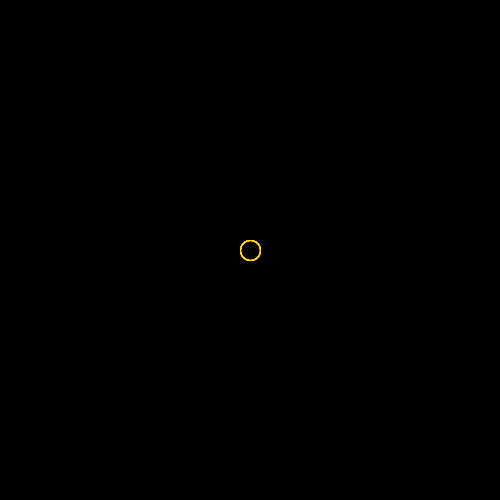
Frame 1 (no input)
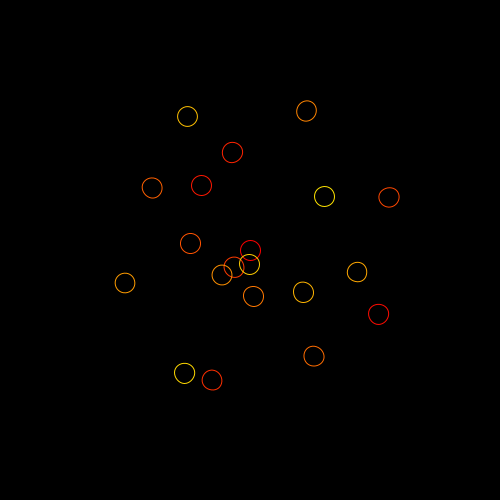
Frame 60 (the mouse pressed at the canvas centre just before this capture)
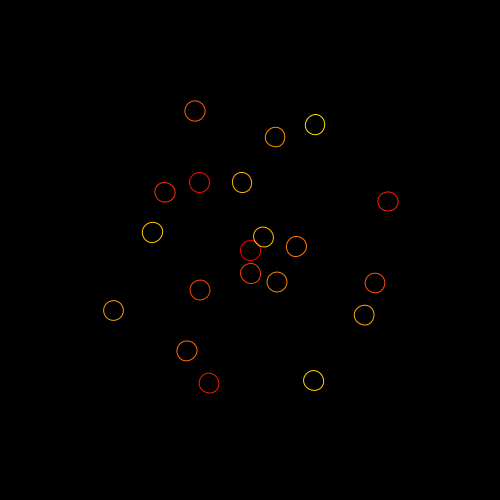
Frame 120 (the mouse held since frame 60 and released just before this capture)

The Processing sketch that drew these frames (run headless with seeded random() and noise(); from frame 60 on, the mouse is pressed at the canvas centre):

// Processing sketch: basicRotationWithSin
// ── basicRotationWithSin.pde
//The MIT License (MIT) - See Licence.txt for details

//Copyright (c) 2013 Mick Grierson, Matthew Yee-King, Marco Gillies


float magnify = 150; // This is how big we want the rose to be.
float rotation = 0; // rotation : this is basically how far round the circle we are going to go
float radius = 0; // radius : this is basically how far from the origin we are.
int elements = 20;// This is the number of points and lines we will calculate at once. 1000 is alot actually. 

int posX = 0;
int posY = 0;

int switchValueX = 20;
int switchValueY = 5;

void setup() {
  //iPad portrait. Swap the numbers for landscape. 
  size(500, 500);
  rectMode(CENTER);
  colorMode(HSB);
  frameRate(20);
}

void draw() {
  background(0);
  radius = map(posX, 0, width, 0, 10);
  rotation = map(posY, 0, height, 0, 10);
  //radius = map(mouseX, 0, width, 0, 10);
  //rotation = map(mouseY, 0, height, 0, 10);
  float spacing = PI/2/elements; // this is how far apart each 'node' will be - study it. 
  translate(width*0.5, height*0.5);// we translate the whole sketch to the centre of the screen, so 0,0 is in the middle.
  noFill();
  strokeWeight(1);

  for (int i = 0; i < elements; i++) {
    stroke(i*2, 255, 255);
    pushMatrix();
    rotate(spacing*i*rotation);
    translate(sin(spacing*i*radius)*magnify, 0);
    ellipse(0, 0, 20, 20);
    popMatrix();
  }
  
  posX+=switchValueX;
  posY+=switchValueY;
  
  if(posX>10000 || posX <0){
    switchValueX*=-1;
  }
  
  if(posY>5000 || posY <0){
    switchValueY*=-1;
  }
 
}
